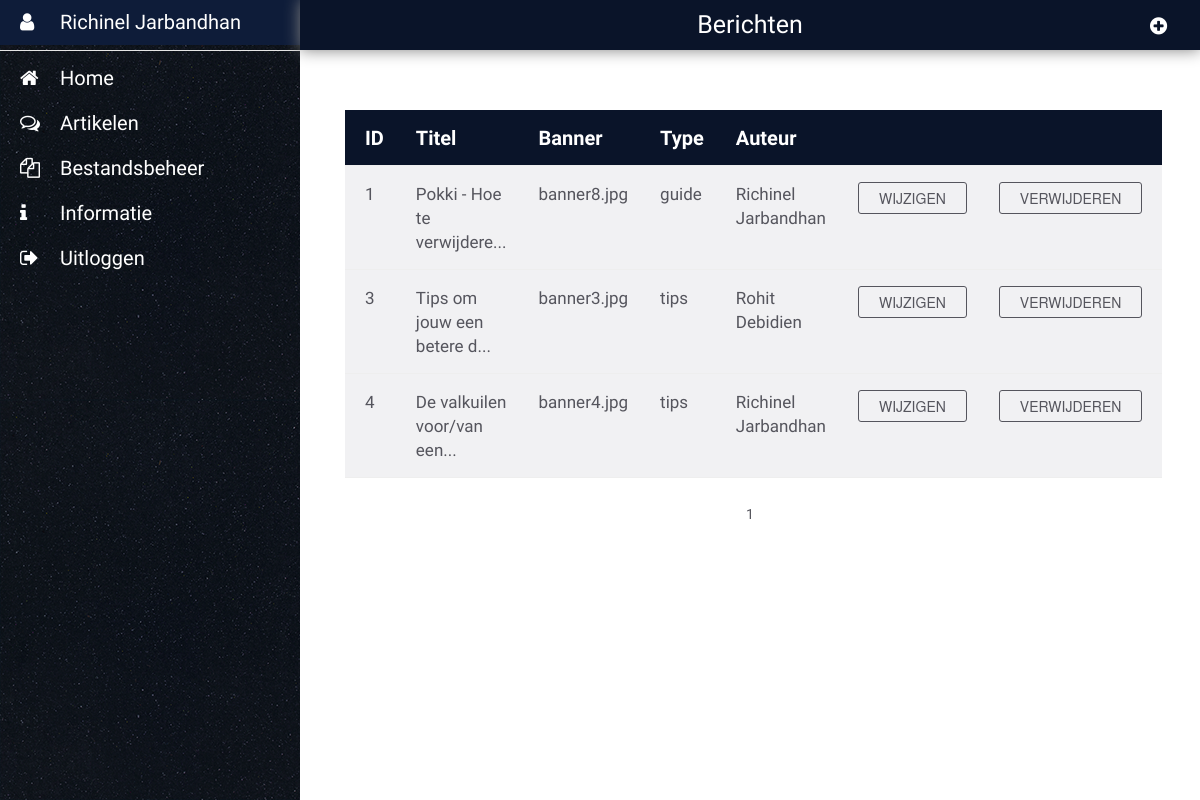
The page /aventis/admin_messages.php (signed in) on the database its author committed.
### tables this page shows
CREATE TABLE `blogposts` (
  `id` int(11) NOT NULL,
  `type` varchar(50) NOT NULL,
  `title` varchar(255) NOT NULL,
  `image` varchar(50) NOT NULL,
  `content` longtext NOT NULL,
  `posted_by` varchar(50) NOT NULL,
  `date` varchar(10) NOT NULL
);

### aventis/controllers/messages_table.php (the view, shortened to what this page needs)
<?php
    include("dbconnect.php");
    $start      = 0;
    $limit      = 10;
    if(isset($_GET['id']))
    {
        $id     =$_GET['id'];
        $start  = ($id - 1 ) * $limit;
    }
    else{
        $id     = 1;
    }
    $query          = mysqli_query($conn,"SELECT * FROM blogposts LIMIT $start, $limit");
    echo
    "
        <table>
            <tr>
                <th>
                    ID
                </th>
                <th>
                    Titel
                </th>
                <th>
                    Banner
                </th>
                 <th>
                    Type
                </th>
                <th>
                    Auteur
                </th>
                <th>
                </th>
                 <th>
                </th>
            </tr>
    ";
    while($result   =  mysqli_fetch_array($query))
    {
        echo
        "
            <tr>
                <td>
                    ".$result['id']."
                </td>
                <td>
                    ". substr($result['title'], 0, 25) ."...
                </td>
                <td>
                    ".$result['image']."
                </td>
                <td>
                    ".$result['type']."
                </td>
                <td>
                    ".$result['posted_by']."
                </td>
                <td>
                    <a href='edit_message.php?id=".$result['id']."'>
                        <input type='button' class='btn1_admin' value='Wijzigen' />
                    </a>
                </td>
                <td class='last'>
                    <a href='delete_event.php?id=" . $result['id'] . "'>
                        <input type='hidden' name='event' value='". $result['id'] ."'>
                        <input type='submit' class='btn1_admin' name='delete' value='Verwijderen'>
                    </a>
                </td>
            </tr>
        ";
    }
    echo "</table>";
?>
<nav class="pagination centered">
    <ul>
        <?php
            $rows       = mysqli_num_rows(mysqli_query($conn,"SELECT * FROM blogposts"));
            $total      = ceil( $rows / $limit );
            for( $i = 1; $i <= $total; $i++ )
            {
                if( $i == $id ) { echo "<li class='current'>".$i."</li>"; }
                else { echo "<li><a href='?id=". $i ."'>". $i ."</a></li>"; }
            }
    ?>
    </ul>
</nav>

### aventis/assets/css/kube.css (style rules this page uses)
html { box-sizing: border-box; }
*, *:before, *:after { box-sizing: inherit; }
* { margin: 0; padding: 0; border: 0; outline: 0; font-size: 100%; vertical-align: baseline; background: transparent; }
body { font-family: "Helvetica Neue", Helvetica, sans-serif; line-height: 24px; font-size: 16px; color: #333; background-color: #fff; }
a { color: #255bbd; }
ul, ol, ul ul, ol ol, ul ol, ol ul { margin: 0 0 0 24px; }
nav ul, nav ol { margin: 0; list-style: none; }
p, blockquote, hr, pre, ol, ul, dl, table, fieldset, figure, address, form { margin-bottom: 16px; }
table { border-collapse: collapse; border-spacing: 0; max-width: 100%; width: 100%; empty-cells: show; font-size: 15px; }
th { text-align: left; font-weight: 700; vertical-align: bottom; }
td { vertical-align: top; }
th, td { padding: 16px; padding-bottom: 15px; border-bottom: 1px solid #eee; }
th:first-child, td:first-child { padding-left: 0; }
th:last-child, td:last-child { padding-right: 0; }
input, select, textarea, fieldset { font-family: "Helvetica Neue", Helvetica, sans-serif; font-size: 14px; }
.pagination { margin: 24px 0; font-size: 14px; }
.pagination ul { display: -ms-flexbox; display: -webkit-flex; display: flex; }
.pagination.centered ul { -ms-flex-pack: center; -webkit-justify-content: center; justify-content: center; }
.centered { margin-left: auto; margin-right: auto; }

### aventis/assets/css/aventis.css (style rules this page uses)
body { font-family: 'Arsenal', sans-serif !important; }
.btn1_admin { color: #55555d; border: 1px solid #55555d; padding: 5px 10px; width: 100%; max-width: 200px; text-align: center; text-transform: uppercase; border-radius: 3px; transition: 75ms ease-in; cursor: pointer; }
.admin table { margin-top: 40px; }
.admin table th { background: #0a1429; color: white; font-size: 20px; }
.admin table th:nth-child(1) { padding-left: 20px; }
.admin table tr { background-color: #f1f1f3; }
.admin table tr td { font-size: 17px; }
.admin table tr td:nth-child(1) { padding-left: 20px; }
.admin .btn1_admin { display: inline-block; margin-right: 20px; }
.last { padding-right: 20px !important; }

### rows shown on the page
blogposts: id "1", title "Pokki - Hoe te verwijdere", image "banner8.jpg", type "guide", posted_by "Richinel Jarbandhan"
blogposts: id "3", title "Tips om jouw een betere d", image "banner3.jpg", type "tips", posted_by "Rohit Debidien"
blogposts: id "4", title "De valkuilen voor/van een", image "banner4.jpg", type "tips", posted_by "Richinel Jarbandhan"

### other values the page prints
$_SESSION['name'] "Richinel Jarbandhan"
